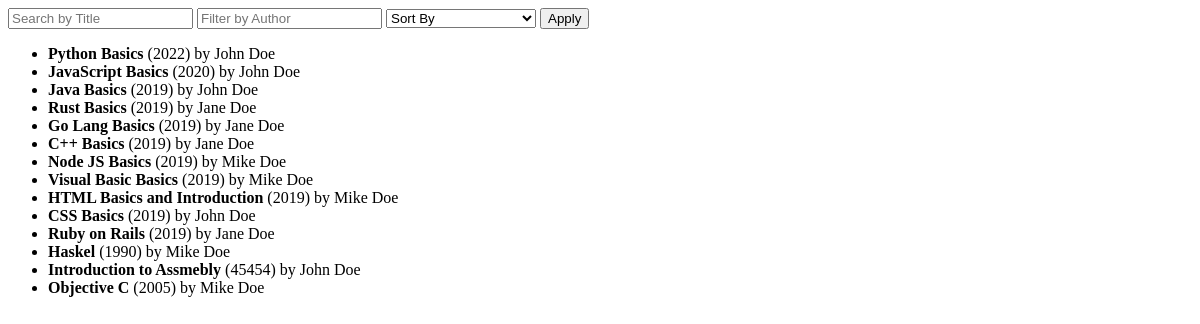
The page /books/listbooks/ on the database as committed earlier.
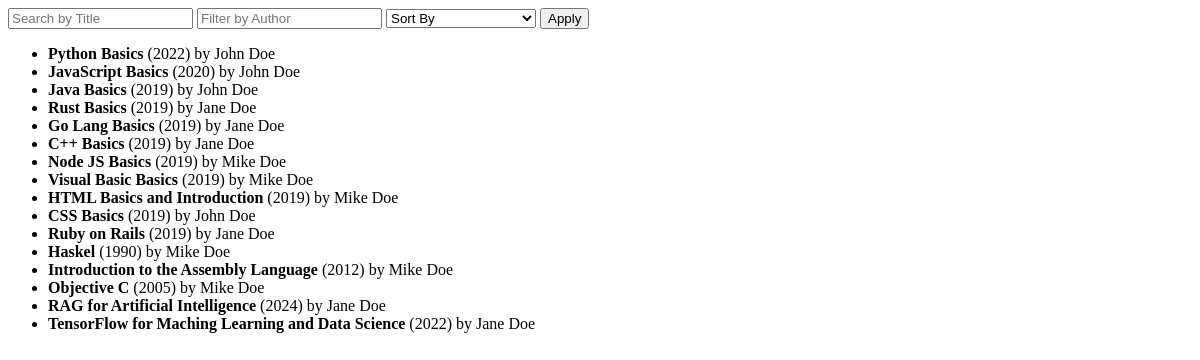
The same page on the database as committed later.
### api/models.py (models this page shows, shortened)
class Book(models.Model):
    title = models.CharField(max_length=200)
    publication_year = models.IntegerField()
    author = models.ForeignKey(Author, on_delete=models.CASCADE)

class Author(models.Model):
    name = models.CharField(max_length=200)
    def __str__(self):
        return self.name

### api/views.py (the view)
# urls.py: path('listbooks/', BookListView.as_view(), name='book-list'),
class BookListView(ListView):
    model = Book
    template_name = 'api/book_list.html'
    context_object_name = 'books'
    def get_queryset(self):
        queryset = super().get_queryset()
        author = self.request.GET.get("author")
        if author:
            queryset = queryset.filter(author__name__icontains=author)
        search = self.request.GET.get("search")
        if search:
            queryset = queryset.filter(
                Q(title__icontains=search) |
                Q(author__name__icontains=search)
            )
        order = self.request.GET.get("order")
        allowed_fields = ["title", "publication_year"]
        if order in allowed_fields:
            queryset = queryset.order_by(order)
        return queryset

### api/templates/api/book_list.html (shortened to what this page needs)
<form method="get">
    <input type="text" name="search" placeholder="Search by Title" value="{{ request.GET.search }}">
    <input type="text" name="author" placeholder="Filter by Author" value="{{ request.GET.author }}">
    <select name="order">
        <option value="">Sort By</option>
    </select>
    <button type="submit">Apply</button>
</form>
{% if books %}
    <ul>
        {% for book in books %}
        <li>
            <strong>{{ book.title }}</strong>
            ({{ book.publication_year }}) by {{ book.author.name }}
        </li>
        {% endfor %}
    </ul>
{% else %}
    <p>No books found.</p>
{% endif %}

Rows that differ between the two databases and show on the page:
changed Book: title "Introduction to Assmebly" → "Introduction to the Assembly Language"; publication_year "45454" → "2012"; author.name "John Doe" → "Mike Doe"
added Book: title "RAG for Artificial Intelligence", publication_year "2024", author.name "Jane Doe"
added Book: title "TensorFlow for Maching Learning and Data Science", publication_year "2022", author.name "Jane Doe"
